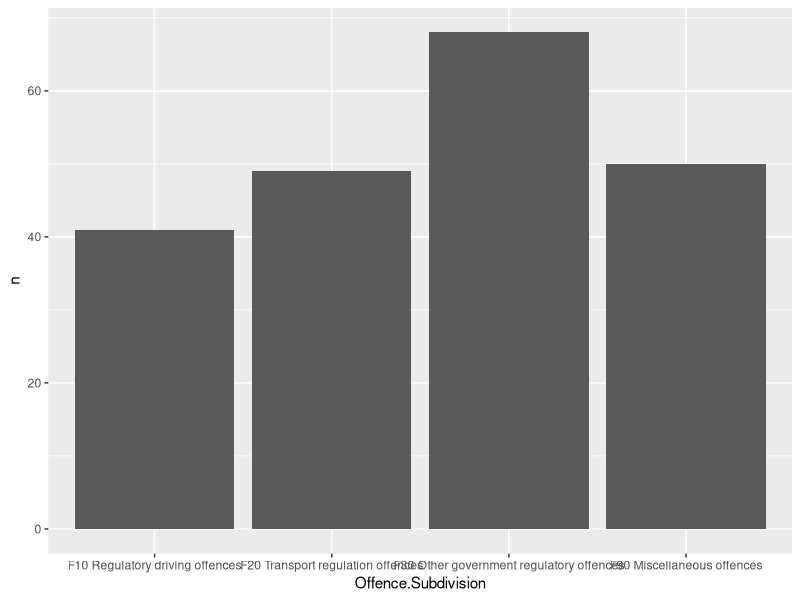

This figure's R source:
## ---- chunk 1
set.seed(96024)
library(tidyverse)
data = read.csv("Data_Tables_Criminal_Incidents_Visualisation_Year_Ending_December_2019.csv")
sample(unique(data$Offence.Division),1)
Off_F = data %>%
  filter(Offence.Division == "F Other offences")
Off_F %>%
  group_by(Offence.Division,Offence.Subdivision) %>%
  summarise(n=n())%>%
  ggplot(aes(x=Offence.Subdivision,y=n))+geom_col()


